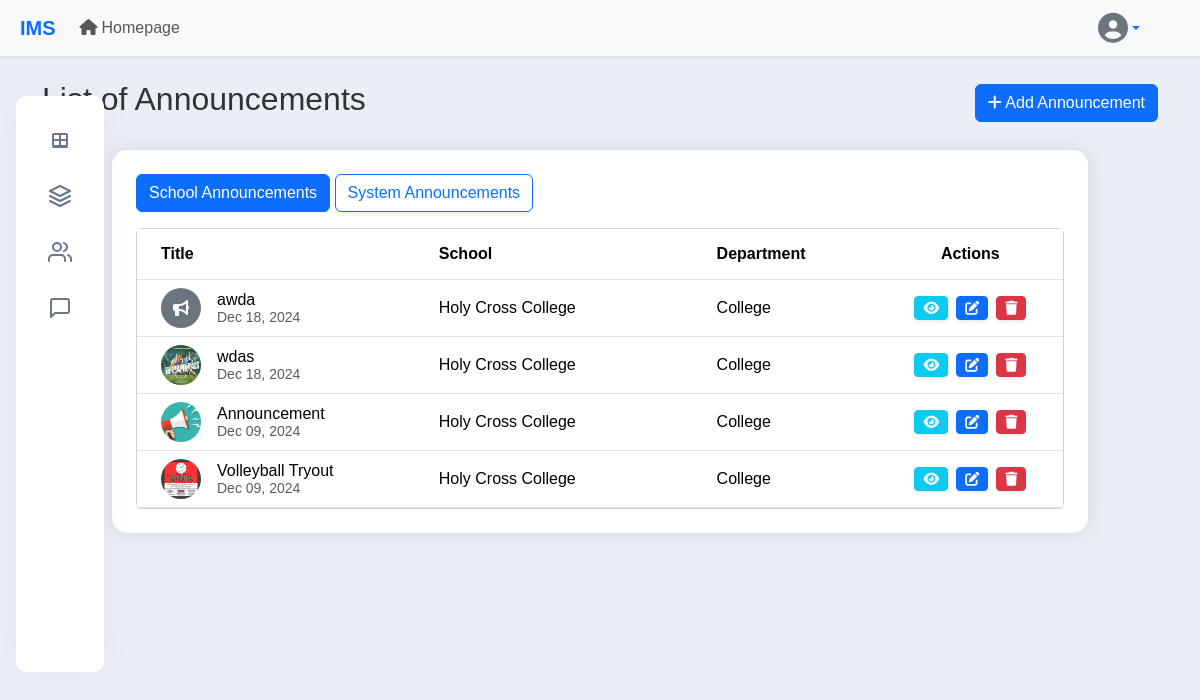
Page /announcements/sa_announcement.php?status=error (signed in) on the earlier database version.
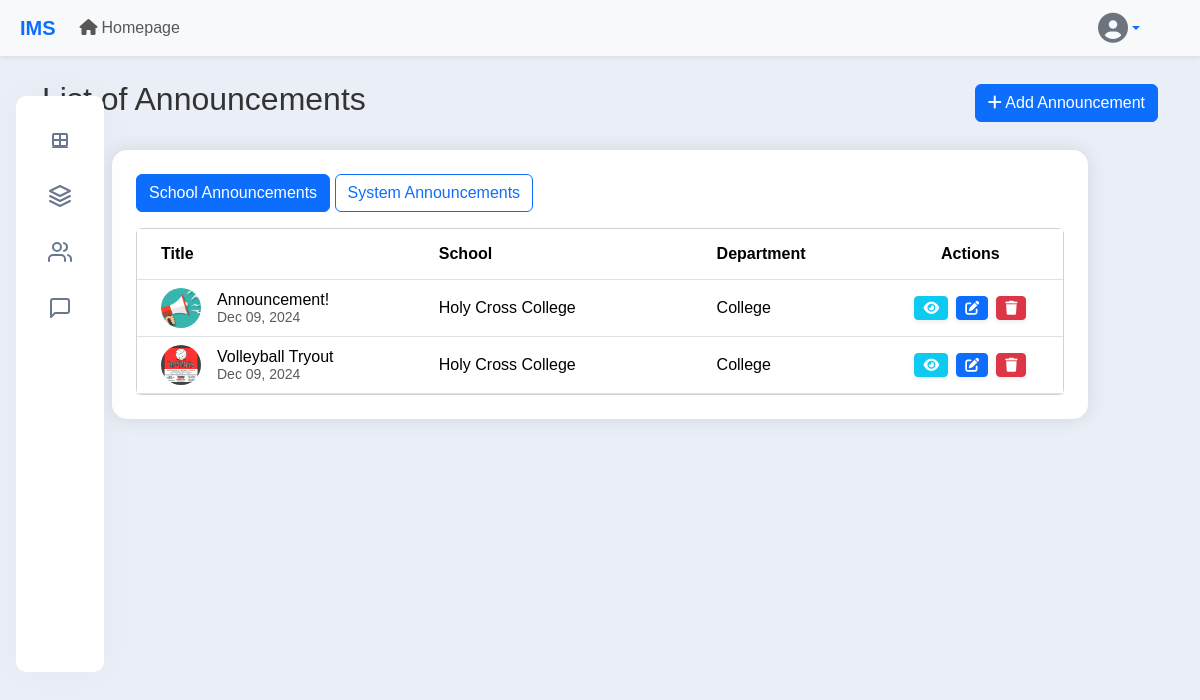
Same page on the later database version.
### tables this page shows
CREATE TABLE `announcement` (
  `id` int(11) NOT NULL,
  `title` varchar(255) NOT NULL,
  `message` text NOT NULL,
  `image` varchar(255) DEFAULT NULL,
  `school_id` int(11) DEFAULT NULL,
  `department_id` int(11) NOT NULL,
  `created_at` datetime DEFAULT current_timestamp()
);

CREATE TABLE `schools` (
  `school_id` int(11) NOT NULL,
  `logo` varchar(255) DEFAULT NULL,
  `school_name` varchar(255) NOT NULL,
  `school_code` varchar(50) NOT NULL,
  `address` text DEFAULT NULL,
  `created_at` timestamp NOT NULL DEFAULT current_timestamp(),
  `updated_at` timestamp NOT NULL DEFAULT current_timestamp() ON UPDATE current_timestamp()
);

CREATE TABLE `departments` (
  `id` int(11) NOT NULL,
  `department_name` enum('Elementary','JHS','SHS','College','System') NOT NULL,
  `school_id` int(11) DEFAULT NULL
);

### announcements/sa_announcement.php (the view, shortened to what this page needs)
<?php
$conn = con();
$announcements_query = "
    SELECT a.*, d.department_name, s.school_name, a.image
    FROM announcement a
    LEFT JOIN departments d ON a.department_id = d.id
    LEFT JOIN schools s ON a.school_id = s.school_id
    WHERE NOT (a.department_id = 0 AND a.school_id = 0)
    ORDER BY a.id DESC
";
$stmt_announcements = mysqli_prepare($conn, $announcements_query);
mysqli_stmt_execute($stmt_announcements);
$announcements_result = mysqli_stmt_get_result($stmt_announcements);
include '../navbar/navbar.php';
?>
<!DOCTYPE html>
<html lang="en">
<head>
    <link href="https://cdn.jsdelivr.net/npm/bootstrap@5.3.3/dist/css/bootstrap.min.css" rel="stylesheet">
    <link rel="stylesheet" href="../super_admin/sastyles.css">
    <?php
    $current_page = 'dashboard';
    include '../super_admin/sa_sidebar.php';
    ?>
    <div class="container mt-4">
        <div class="d-flex justify-content-between align-items-center mb-4">
            <h2>List of Announcements</h2>
            <button type="button" class="btn btn-primary"
                onclick="window.location.href='announcement_details.php';">
                <i class="fas fa-plus"></i> Add Announcement
            </button>
        </div>
    </div>
    <div class="content container-fluid">
        <div class="row justify-content-center">
            <div class="col-12 col-md-11 col-lg-10">
                <div class="card box">
                    <div class="card-body">
                        <div class="mb-3">
                            <div>
                                <button class="btn btn-outline-primary" id="school_announcement" onclick="toggleTables('school')" type="button">School Announcements</button>
                                <button class="btn btn-outline-primary" id="system_announcement" onclick="toggleTables('system')" type="button">System Announcements</button>
                            </div>
                        </div>
                        <div class="table-responsive" id="schoolTable">
                            <div class="container-fluid p-0">
                                <div class="card shadow-sm">
                                    <div class="card-body p-0">
                                        <table class="table table-hover align-middle mb-0">
                                            <thead class="bg-light">
                                                <tr>
                                                    <th class="px-4 py-3" style="width: 30%">Title</th>
                                                    <th class="px-4 py-3" style="width: 30%">School</th>
                                                    <th class="px-4 py-3" style="width: 20%">Department</th>
                                                    <th class="px-4 py-3 text-center" style="width: 20%">Actions</th>
                                                </tr>
                                            </thead>
                                            <tbody>
                                                <?php if (mysqli_num_rows($announcements_result) > 0): ?>
                                                    <?php while ($row = mysqli_fetch_assoc($announcements_result)): ?>
                                                        <tr>
                                                            <td class="px-4 text-break">
                                                                <div class="d-flex align-items-center gap-3">
                                                                    <?php if (!empty($row["image"])): ?>
                                                                        <div style="width: 40px; height: 40px; overflow: hidden;" class="rounded-circle bg-light d-flex align-items-center justify-content-center">
                                                                            <img src="<?= htmlspecialchars($row["image"]) ?>" alt="Announcement Image" class="img-fluid" style="object-fit: cover; width: 100%; height: 100%;">
                                                                        </div>
                                                                    <?php else: ?>
                                                                        <div style="width: 40px; height: 40px;" class="rounded-circle bg-secondary d-flex align-items-center justify-content-center">
                                                                            <i class="fas fa-bullhorn text-white"></i>
                                                                        </div>
                                                                    <?php endif; ?>
                                                                    <div>
                                                                        <div class="fw-medium"><?= htmlspecialchars($row["title"]) ?></div>
                                                                        <small class="text-muted"><?= date('M d, Y', strtotime($row["created_at"])) ?></small>
                                                                    </div>
                                                                </div>
                                                            </td>
                                                            <td class="px-4">
                                                                <?= htmlspecialchars($row["school_name"] ?? 'N/A') ?>
                                                            </td>
                                                            <td class="px-4">
                                                                <?= htmlspecialchars($row["department_name"] ?? 'All Departments') ?>
                                                            </td>
                                                            <td class="px-4">
                                                                <div class="d-flex gap-2 justify-content-center">
                                                                    <button class="btn btn-info btn-sm text-white shadow-sm view-btn"
                                                                        onclick="window.location.href='announcement_details.php?id=<?= htmlspecialchars($row['id']) ?>'"
                                                                        title="View">
                                                                        <i class="fas fa-eye"></i>
                                                                    </button>
                                                                    <button class="btn btn-primary btn-sm shadow-sm edit-btn"
                                                                        onclick="window.location.href='announcement_details.php?id=<?= htmlspecialchars($row['id']) ?>'"
                                                                        title="Edit">
                                                                        <i class="fas fa-edit"></i>
                                                                    </button>
                                                                    <button class="btn btn-danger btn-sm shadow-sm delete-btn"
                                                                        data-id="<?= htmlspecialchars($row['id']) ?>"
                                                                        title="Delete"
                                                                        onclick="confirmDelete(event, <?= htmlspecialchars($row['id']) ?>)">
                                                                        <i class="fas fa-trash"></i>
                                                                    </button>
                                                                </div>
                                                            </td>
                                                        </tr>
                                                    <?php endwhile; ?>
                                                <?php endif; ?>
                                            </tbody>
                                        </table>
                                    </div>
                                </div>
                            </div>
                        </div>
                    </div>
                </div>
            </div>
        </div>
        </body>
</html>

### navbar/navbar.php (shortened to what this page needs)
<nav class="navbar navbar-expand-lg navbar-light bg-light shadow-sm position-sticky top-0 z-5" style="z-index: 1050;">
    <div class="container-fluid">
        <div class="collapse navbar-collapse" id="navbarSupportedContent">
            <a class="navbar-brand fw-bold text-primary ms-md-2">
                IMS
            </a>
            <ul class="navbar-nav me-auto mb-2 mb-lg-0">
                <li class="nav-item">
                    <a class="nav-link" href="../home.php?school_id=<?php echo isset($_SESSION['school_id']) ? $_SESSION['school_id'] : ''; ?>&department_id=<?php echo isset($_SESSION['department_id']) ? $_SESSION['department_id'] : ''; ?>">
                        <i class="fas fa-home me-1"></i>Homepage
                    </a>
                </li>
            </ul>
        </div>
            <div class="dropdown me-md-5">
                <a
                    class="dropdown-toggle d-flex align-items-center hidden-arrow"
                    id="navbarDropdownMenuAvatar"
                    role="button"
                    data-bs-toggle="dropdown"
                    aria-expanded="false"
                    data-bs-toggle="tooltip"
                    data-bs-placement="bottom"
                    title="User Menu"
                    style="text-decoration: none;">
                    <i class="fas fa-user-circle text-secondary" style="font-size: 30px;"></i>
                </a>
            </div>
</nav>

### super_admin/sa_sidebar.php (shortened to what this page needs)
<link rel="stylesheet" href="../scss/sa.css">
<nav class="custom-navbar">
    <ul class="custom-navbar__menu">
        <li class="custom-navbar__item">
            <a href="../super_admin/sa_dashboard.php" class="custom-navbar__link <?php echo ($current_page == 'dashboard') ? 'active' : ''; ?>">
                <i class="fas fa-th-large"></i><span>Dashboard</span></a>
        </li>
        <li class="custom-navbar__item">
            <a href="../schools/schools.php" class="custom-navbar__link <?php echo ($current_page == 'schools') ? 'active' : ''; ?>">
                <i data-feather="layers"></i><span>Schools</span></a>
        </li>
        <li class="custom-navbar__item">
            <a href="../users/admin_userlist.php" class="custom-navbar__link">
                <i data-feather="users"></i><span>Users</span></a>
        </li>
        <li class="custom-navbar__item">
            <a href="../announcements/sa_announcement.php" class="custom-navbar__link"><i data-feather="message-square"></i><span>Announcements</span></a>
        </li>
    </ul>
</nav>

### super_admin/sastyles.css (style rules this page uses)
* { margin: 0; padding: 0; box-sizing: border-box; font-family: Arial, sans-serif; }

### scss/sa.css (style rules this page uses)
.custom-navbar { position: fixed; top: 6rem; left: 1rem; background: #fff; border-radius: 10px; padding: 1rem 0; box-shadow: 0 0 40px rgba(0, 0, 0, 0.03); min-height: calc(80vh - 4rem); z-index: 1050; display: flex; flex-direction: column; }
.custom-navbar__link { position: relative; display: flex; align-items: center; justify-content: center; height: 3.5rem; width: 5.5rem; color: #6a778e; transition: 250ms ease all; }
.custom-navbar__menu { position: relative; list-style-type: none; padding-left: 0; margin: 0; }
.custom-navbar__item:last-child:before { content: ""; position: absolute; opacity: 0; z-index: -1; top: 0; left: 1rem; width: 3.5rem; height: 3.5rem; background: #406ff3; border-radius: 17.5px; transition: 250ms cubic-bezier(1, 0.2, 0.1, 1.2) all; }

### announcements/sa_announcement.php (style rules this page uses)
.card.box { border: none; border-radius: 15px; box-shadow: 0 0 20px rgba(0, 0, 0, 0.1); }
.card-body { padding: 1.5rem; }

Differences in the rows shown:
no longer on this page (row edited): announcement: title "awda", created_at "Dec 18, 2024", school.school_name "Holy Cross College", department.department_name "College"
removed announcement: image (picture), title "wdas", created_at "Dec 18, 2024", school.school_name "Holy Cross College", department.department_name "College"
changed announcement: title "Announcement" → "Announcement!"
